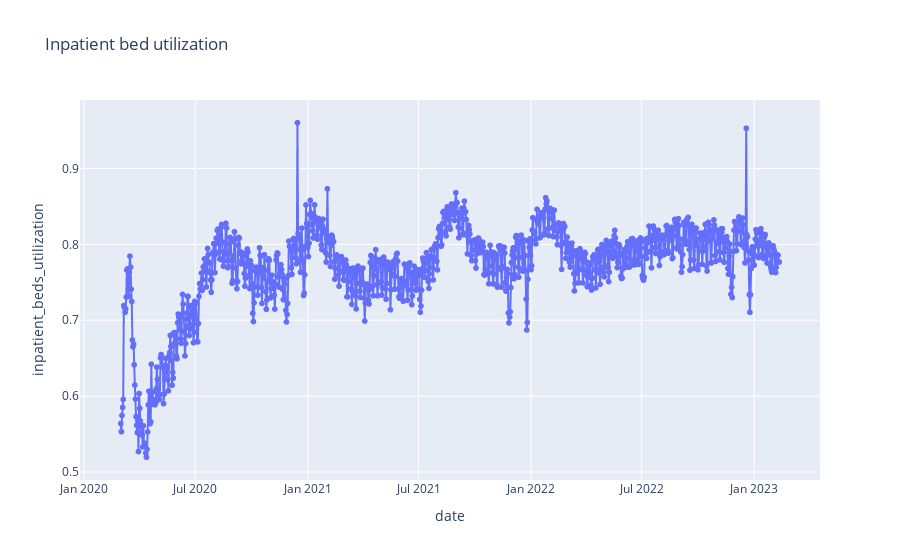

Source (notebook cell):
### Code cell
import plotly.express as px
fig = px.line(state_data, x="date", y="inpatient_beds_utilization", title='Inpatient bed utilization',markers=True)
#fig.add_scatter(x=state_data['date'], y=state_data['inpatient_beds'])
fig.show()

### Figure 1 — Plotly figure (JSON) as saved in the notebook; plotly's stock layout.template omitted (floating-point values rounded to 4 significant figures; data arrays with more than 128 entries replaced by an {"elided": "..."} marker saying what was removed)
{"data": [{"hovertemplate": "date=%{x}<br>inpatient_beds_utilization=%{y}<extra></extra>", "legendgroup": "", "line": {"color": "#636efa", "dash": "solid"}, "marker": {"symbol": "circle"}, "mode": "markers+lines", "name": "", "showlegend": false, "type": "scattergl", "x": {"elided": "1078 str values"}, "xaxis": "x", "y": {"elided": "1078 float values"}, "yaxis": "y"}], "layout": {"legend": {"tracegroupgap": 0}, "title": {"text": "Inpatient bed utilization"}, "xaxis": {"anchor": "y", "domain": [0, 1], "title": {"text": "date"}}, "yaxis": {"anchor": "x", "domain": [0, 1], "title": {"text": "inpatient_beds_utilization"}}}}
